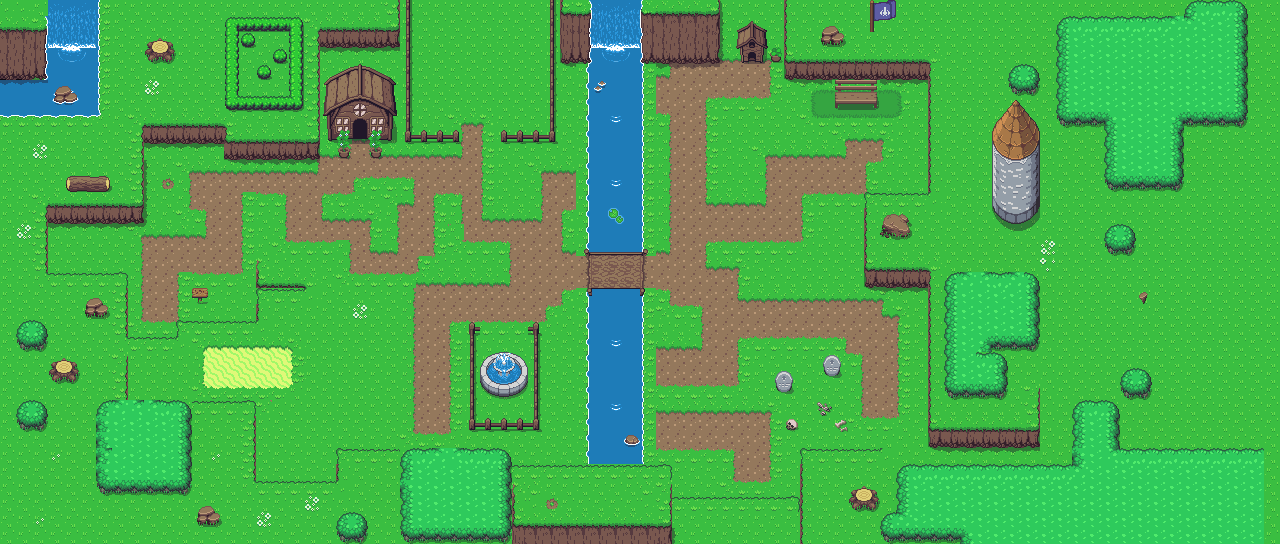

A 2D game scene composited from a Tiled map and its tileset images. What follows is a short description and the map's XML, with each tile layer's data collapsed to a summary:
An orthogonal 80x34 tile map with 16x16 px tiles, 3 tile layers (Map, Collision, Object), 1 hidden layer not drawn.

<map version="1.10" tiledversion="1.10.2" orientation="orthogonal" renderorder="right-down" width="80" height="34" tilewidth="16" tileheight="16" infinite="0" nextlayerid="8" nextobjectid="1">
 <tileset firstgid="1" source="Overworld.tsx" />
 <layer id="3" name="Map" width="80" height="34">
  <data>[2720 cells, 2720 non-empty, 58 distinct tile ids]</data>
 </layer>
 <layer id="4" name="Collision" width="80" height="34">
  <data>[2720 cells, 538 non-empty, 116 distinct tile ids]</data>
 </layer>
 <layer id="6" name="Object" width="80" height="34">
  <data>[2720 cells, 497 non-empty, 105 distinct tile ids]</data>
 </layer>
 <layer id="5" name="NextLevel" width="80" height="34" visible="0">
  <data>[2720 cells, 2 non-empty, 2 distinct tile ids]</data>
 </layer>
</map>
